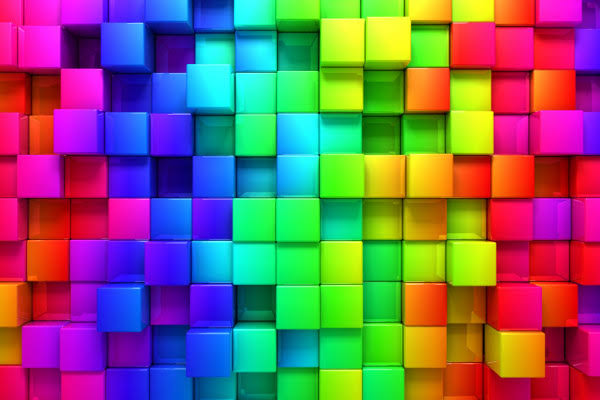
#> input picture test_images/test_image_1.jpeg, 600 x 400 px
$ jupyter execute task2.ipynb   (shell and % lines are left out)
#> lines starting #> are read from the running program, lines starting #| are printed output that depends on the picture
# NAME :- Kartikeya Gupta
# Task 2:- Color Identification in Images

**Imports**

[cell 1]
from sklearn.cluster import KMeans
import cv2
import matplotlib.pyplot as plt
import numpy as np
from collections import Counter

**Load Test Image**

[cell 2]
try:
    img = cv2.imread("test_images/test_image_1.jpeg")
#> img is the input picture: shape (400, 600, 3); mean B, G, R 105.7, 100.9, 122.9
    print("Image Loaded...")
except:
    print("Image not Found!")

**Display Test Image**

[cell 3]
plt.imshow(img)
plt.show()

## Image Conversions

**Convert Image from BGR to RGB**

[cell 4]
img = cv2.cvtColor(img, cv2.COLOR_BGR2RGB)

**Image Rescaling**

[cell 5]
img = cv2.resize(img, (600, 400), interpolation=cv2.INTER_AREA)

**RGB to GRAY Conversion**

[cell 6]
img_gray = cv2.cvtColor(img, cv2.COLOR_BGR2GRAY)
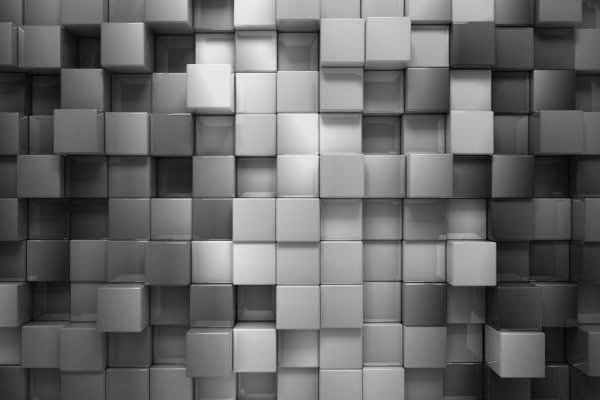
#> img_gray: shape (400, 600); min 1, max 239, mean 104.9

**Display Converted Image**

[cell 7]
plt.imshow(img)
plt.show()

## Extract Color From Converted Image

**Reshape Image Array**

[cell 8]
reshaped_img = img.reshape(img.shape[0]*img.shape[1], 3)

**Define Color Clusters**

[cell 9]
color_clusters = KMeans(n_clusters = 10)

**Label Extracted Colors**

[cell 10]
labels = color_clusters.fit_predict(reshaped_img)

**Store Color Matrix**

[cell 11]
counts = Counter(labels)
#> counts = 10 items
center_colors = color_clusters.cluster_centers_

**Reorder Identified Colors**

[cell 12]
ordered_colors = [center_colors[i]/255 for i in counts.keys()]
#> ordered_colors = [[0.895, 0.0452, 0.364], [0.829, 0.0569, 0.827], [0.193, 0.199, 0.927], [0.199, 0.0424, 0.473], [0.106, 0.837, 0.87], [0.102, 0.921, 0.349], [0.436, 0.876, 0.0721], [0.0728, 0.49, 0.219], [0.87, 0.792, 0.084], [0.715, 0.157, 0.0619]]

**Convert Color values to HEX**

[cell 13]
hex_colors = ["#{:02x}{:02x}{:02x}".format(int(ordered_colors[i][0]*255), int(ordered_colors[i][1]*255), int(ordered_colors[i][2]*255)) for i in counts.keys()]
#> hex_colors = ['#320a78', '#ddca15', '#3132ec', '#b6280f', '#127c37', '#19ea58', '#e40b5c', '#6fdf12', '#1bd5dd', '#d30ed2']

**Convert Color Values to RGB**

[cell 14]
rgb_colors = [ordered_colors[i]*255 for i in counts.keys()]
#> rgb_colors = [[50.8, 10.82, 120.7], [221.9, 202.1, 21.41], [49.12, 50.76, 236.3], [182.2, 40.16, 15.79], [18.57, 124.9, 55.88], [25.94, 234.8, 88.92], [228.2, 11.53, 92.94], [111.3, 223.3, 18.38], [27.02, 213.6, 221.8], [211.4, 14.52, 210.9]]

## Final Output

**Extracted Colors In RGB Format**

[cell 15]
count = 1
for clrs in list(rgb_colors):
    red = int(clrs[0])
    green = int(clrs[1])
    blue = int(clrs[2])
    print(f"[Color {count}] = ({red}, {green}, {blue})")
    count += 1
#> this loop made 10 passes
#> (clrs, red, green, blue) on passes 1 to 10: ([50.8, 10.82, 120.7], 50, 10, 120), ([221.9, 202.1, 21.41], 221, 202, 21), ([49.12, 50.76, 236.3], 49, 50, 236), ([182.2, 40.16, 15.79], 182, 40, 15), ([18.57, 124.9, 55.88], 18, 124, 55), ([25.94, 234.8, 88.92], 25, 234, 88), ([228.2, 11.53, 92.94], 228, 11, 92), ([111.3, 223.3, 18.38], 111, 223, 18), ([27.02, 213.6, 221.8], 27, 213, 221), ([211.4, 14.52, 210.9], 211, 14, 210)
#| [Color 1] = (50, 10, 120)
#| [Color 2] = (221, 202, 21)
#| [Color 3] = (49, 50, 236)
#| [Color 4] = (182, 40, 15)
#| [Color 5] = (18, 124, 55)
#| [Color 6] = (25, 234, 88)
#| [Color 7] = (228, 11, 92)
#| [Color 8] = (111, 223, 18)
#> (further printed lines are left out)
#> after the loop, count = 11

**Extracted Colors in HEX Format**

[cell 16]
count = 1
for clrs in list(hex_colors):
    print(f"[Color {count}] = {clrs}")
    count += 1
#> this loop made 10 passes
#> clrs on passes 1 to 10: '#320a78', '#ddca15', '#3132ec', '#b6280f', '#127c37', '#19ea58', '#e40b5c', '#6fdf12', '#1bd5dd', '#d30ed2'
#| [Color 1] = #320a78
#| [Color 2] = #ddca15
#| [Color 3] = #3132ec
#| [Color 4] = #b6280f
#| [Color 5] = #127c37
#| [Color 6] = #19ea58
#| [Color 7] = #e40b5c
#| [Color 8] = #6fdf12
#> (further printed lines are left out)
#> after the loop, count = 11

**Pie Chart of Extracted Colors**

[cell 17]
plt.figure(figsize = (10, 6))
plt.pie(counts.values(), labels = hex_colors, colors = ordered_colors)
plt.show()
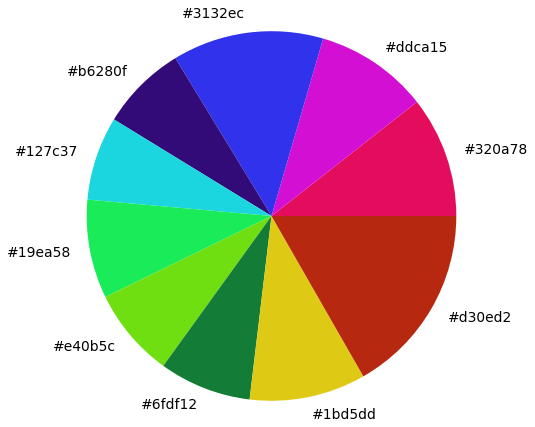
#> figure drawn by matplotlib, 1 panel

$ run again, with test_images/test_image_2.jpeg copied over test_images/test_image_1.jpeg
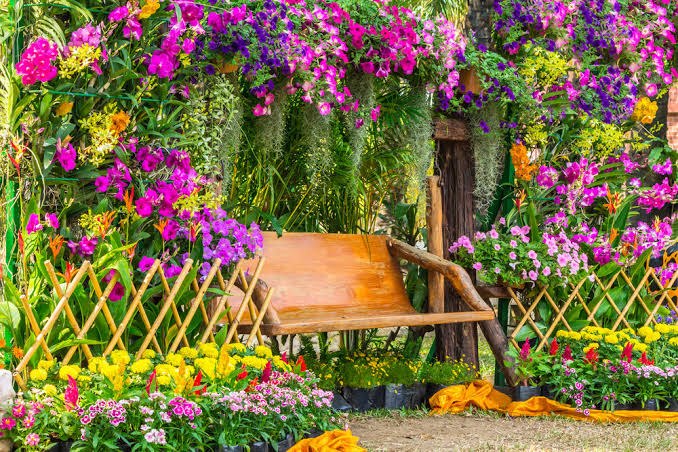
#> input picture test_images/test_image_2.jpeg, 678 x 452 px
#> img is the input picture: shape (452, 678, 3); mean B, G, R 68.9, 112.8, 127.8
#> `img_gray = cv2.cvtColor(img, cv2.COLOR_BGR2GRAY)`:
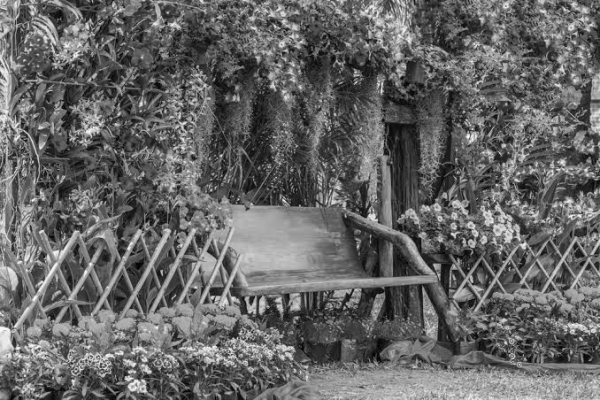
#> img_gray: shape (400, 600); min 2, max 253, mean 101.4
#> counts = 10 items
#> ordered_colors = [[0.845, 0.714, 0.502], [0.847, 0.674, 0.1], [0.58, 0.586, 0.383], [0.451, 0.56, 0.145], [0.251, 0.388, 0.0863], [0.158, 0.196, 0.0808], [0.378, 0.352, 0.241], [0.896, 0.685, 0.804], [0.873, 0.176, 0.751], [0.563, 0.135, 0.466]]
#> hex_colors = ['#283114', '#d7b57f', '#939561', '#e4aecd', '#d8ab19', '#738e25', '#de2cbf', '#406216', '#60593d', '#8f2276']
#> rgb_colors = [[40.36, 49.93, 20.62], [215.5, 182, 128], [147.9, 149.5, 97.79], [228.5, 174.8, 205.1], [216, 171.8, 25.54], [115.1, 142.9, 37.08], [222.7, 44.93, 191.4], [64.05, 98.84, 22.02], [96.32, 89.8, 61.52], [143.5, 34.35, 118.7]]
#> the loop `for clrs in list(rgb_colors):` made 10 passes
#> (clrs, red, green, blue) on passes 1 to 8: ([40.36, 49.93, 20.62], 40, 49, 20), ([215.5, 182, 128], 215, 181, 127), ([147.9, 149.5, 97.79], 147, 149, 97), ([228.5, 174.8, 205.1], 228, 174, 205), ([216, 171.8, 25.54], 216, 171, 25), ([115.1, 142.9, 37.08], 115, 142, 37), ([222.7, 44.93, 191.4], 222, 44, 191), ([64.05, 98.84, 22.02], 64, 98, 22)
#> (printed output is left out)
#> after the loop `for clrs in list(rgb_colors):`: count = 11
#> the loop `for clrs in list(hex_colors):` made 10 passes
#> clrs on passes 1 to 8: '#283114', '#d7b57f', '#939561', '#e4aecd', '#d8ab19', '#738e25', '#de2cbf', '#406216'
#> (printed output is left out)
#> `plt.show()`:
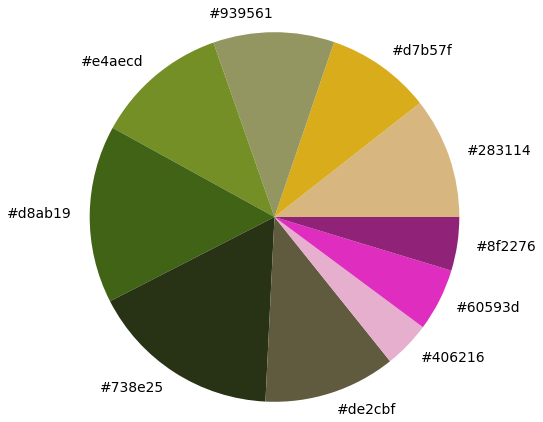
#> figure drawn by matplotlib, 1 panel

$ run again, with test_images/test_image_3.jpeg copied over test_images/test_image_1.jpeg
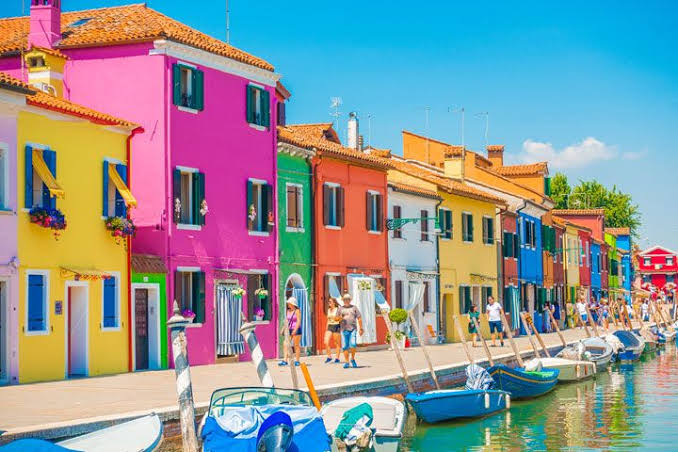
#> input picture test_images/test_image_3.jpeg, 678 x 452 px
#> img is the input picture: shape (452, 678, 3); mean B, G, R 151.4, 149.1, 141.5
#> `img_gray = cv2.cvtColor(img, cv2.COLOR_BGR2GRAY)`:
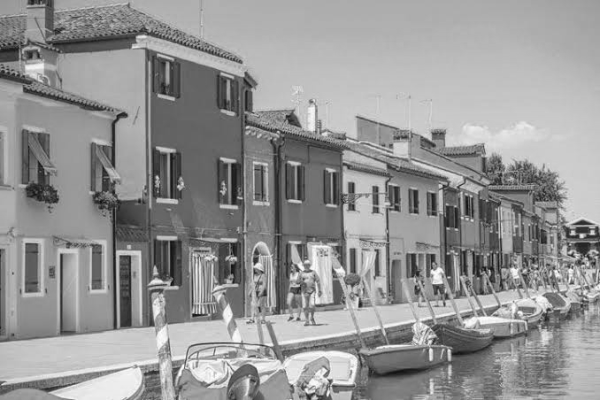
#> img_gray: shape (400, 600); min 13, max 253, mean 149
#> counts = 10 items
#> ordered_colors = [[0.0631, 0.685, 0.907], [0.14, 0.458, 0.548], [0.801, 0.221, 0.585], [0.164, 0.264, 0.26], [0.474, 0.407, 0.309], [0.438, 0.756, 0.886], [0.876, 0.768, 0.77], [0.648, 0.628, 0.593], [0.861, 0.671, 0.278], [0.789, 0.386, 0.226]]
#> hex_colors = ['#6fc0e1', '#cc3895', '#dfc3c4', '#dbab46', '#78674e', '#23748b', '#294342', '#c96239', '#a5a097', '#10aee7']
#> rgb_colors = [[111.8, 192.8, 225.8], [204.2, 56.41, 149.2], [223.3, 195.9, 196.3], [219.5, 171, 70.95], [120.8, 103.8, 78.74], [35.76, 116.9, 139.6], [41.94, 67.26, 66.22], [201.1, 98.36, 57.75], [165.4, 160, 151.1], [16.08, 174.6, 231.3]]
#> the loop `for clrs in list(rgb_colors):` made 10 passes
#> (clrs, red, green, blue) on passes 1 to 8: ([111.8, 192.8, 225.8], 111, 192, 225), ([204.2, 56.41, 149.2], 204, 56, 149), ([223.3, 195.9, 196.3], 223, 195, 196), ([219.5, 171, 70.95], 219, 171, 70), ([120.8, 103.8, 78.74], 120, 103, 78), ([35.76, 116.9, 139.6], 35, 116, 139), ([41.94, 67.26, 66.22], 41, 67, 66), ([201.1, 98.36, 57.75], 201, 98, 57)
#> (printed output is left out)
#> after the loop `for clrs in list(rgb_colors):`: count = 11
#> the loop `for clrs in list(hex_colors):` made 10 passes
#> clrs on passes 1 to 8: '#6fc0e1', '#cc3895', '#dfc3c4', '#dbab46', '#78674e', '#23748b', '#294342', '#c96239'
#> (printed output is left out)
#> `plt.show()`:
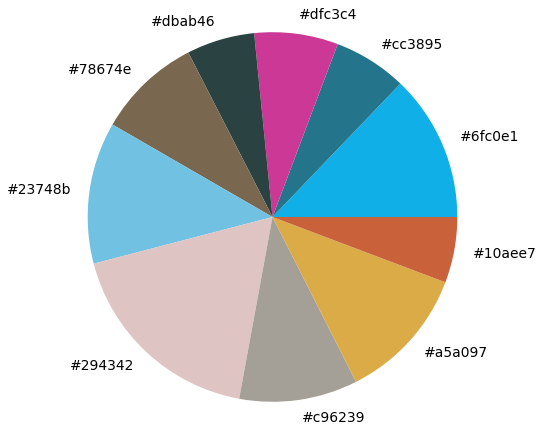
#> figure drawn by matplotlib, 1 panel
